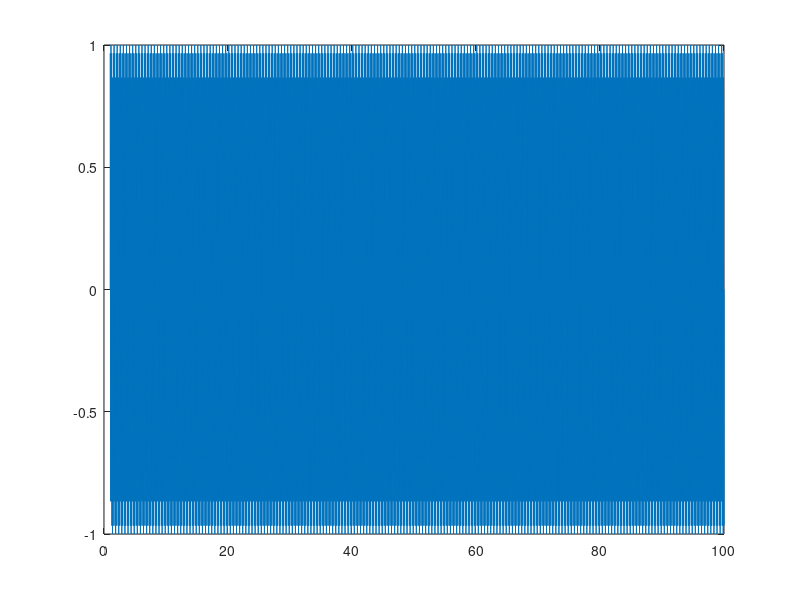
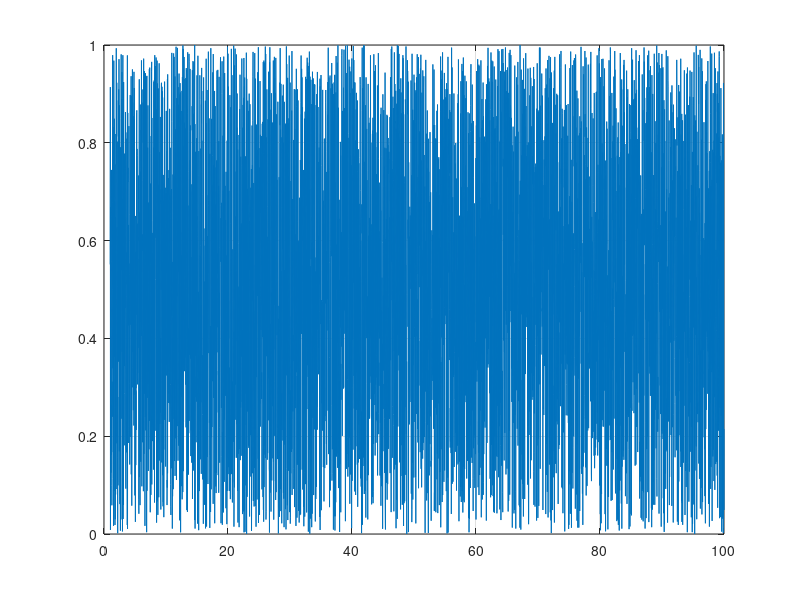
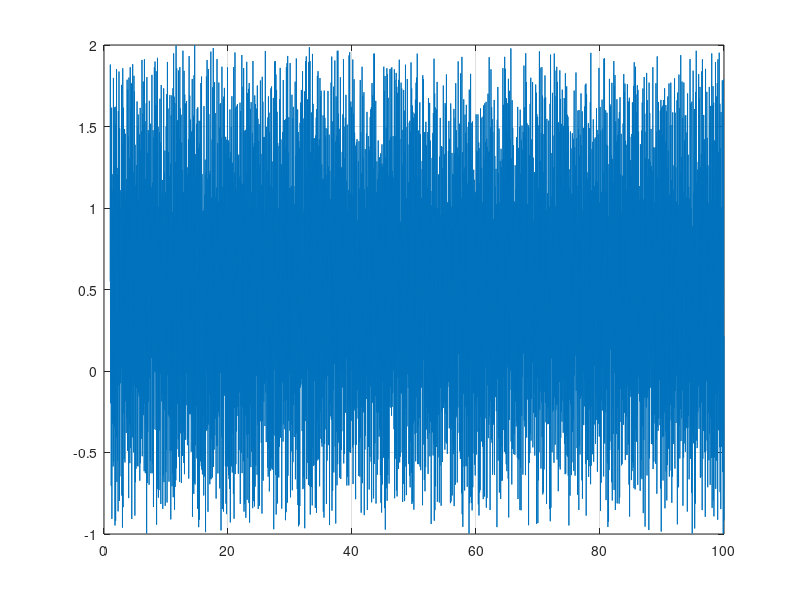
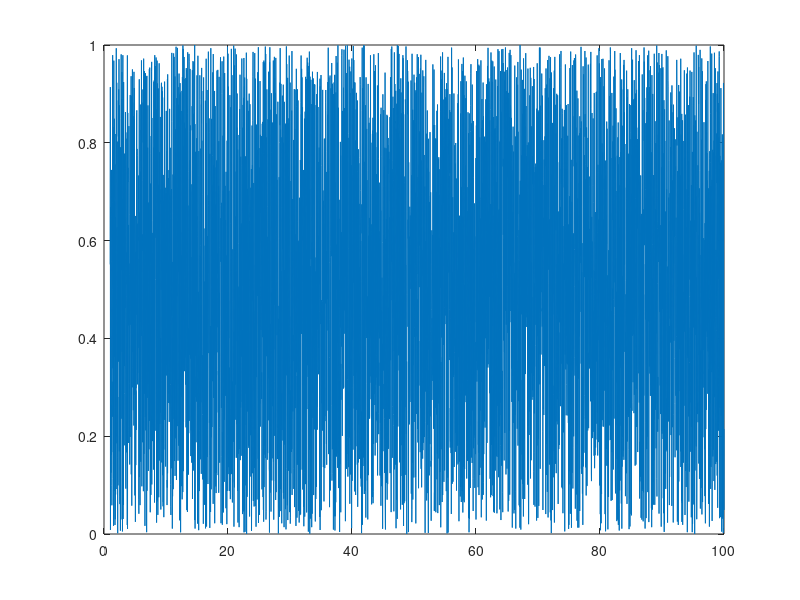

The MATLAB script that drew these images, in order: (Note: this script raises an error after producing the figures.)
clc, clear, close all


%%
close all, clc, clear
fs=48000;
f=10;
N=100;
n=[1:f/(fs/N):N];
signal1=sin(f*n*2*pi);
noise1=rand(size(n));

figure()
plot(n, signal1)
grid on

figure()
plot(n, noise1)
grid on
signal2=signal1+noise1;

figure()
plot(n,signal2)
grid on
figure()
plot(n,(signal2-signal1))

%e(n)=signal1(n)-signal2(n);
mu=0.002;
alpha=0.04;
w(1)=0;
%%
for j=2:1:100
u(j)=signal2(j);
f=mu*e(j)*conj(u(j));
w(j)=alpha*w(j-1)+f;
y(j)=w(j-1).'*u(j);
e(j)=signal1(j)-y(j);
disp(j);

plot(j,e(j))
    drawnow
end

%%
close all,  clc
f1=figure
f2=figure
f3=figure
k=1:length(signal2);
x(k)=signal2;
%W(k)=randn(1,length(k));
%plot([hamming(64)]) %zeros(k-length(hamming(64)))]
W(k)=[hamming(64)' zeros(1,length(k)-length(hamming(64)))];
figure(f1)
plot(W)
grid on
d(k)=signal1;

Y=0;

for i=1:length(k)
    Y=Y+x(i)*W(i);
    E=signal1(i)-Y;
    figure(f2)
    plot(i,x(i),'r--o',i,E,'g--x',i,d(i),'b--*')
    hold on
   drawnow
   legend('x','E','d')
   %Eq (7)
   R=mean(x*x');
   %Eq. (8)
   P(i)=mean(d(i)*x');
   %Eq (9)
   delta(i)=2*R*W(i)-2*P(i);
   % Eq. (15)
   W(i+1)=W(i)-mu*delta(i);
   
end


figure(f3)
plot(W)
grid on
%%
figure(4)
plot(n, signal1)
grid on
signal2=signal1+noise1;

figure(5)
plot(n,signal2)
grid on

